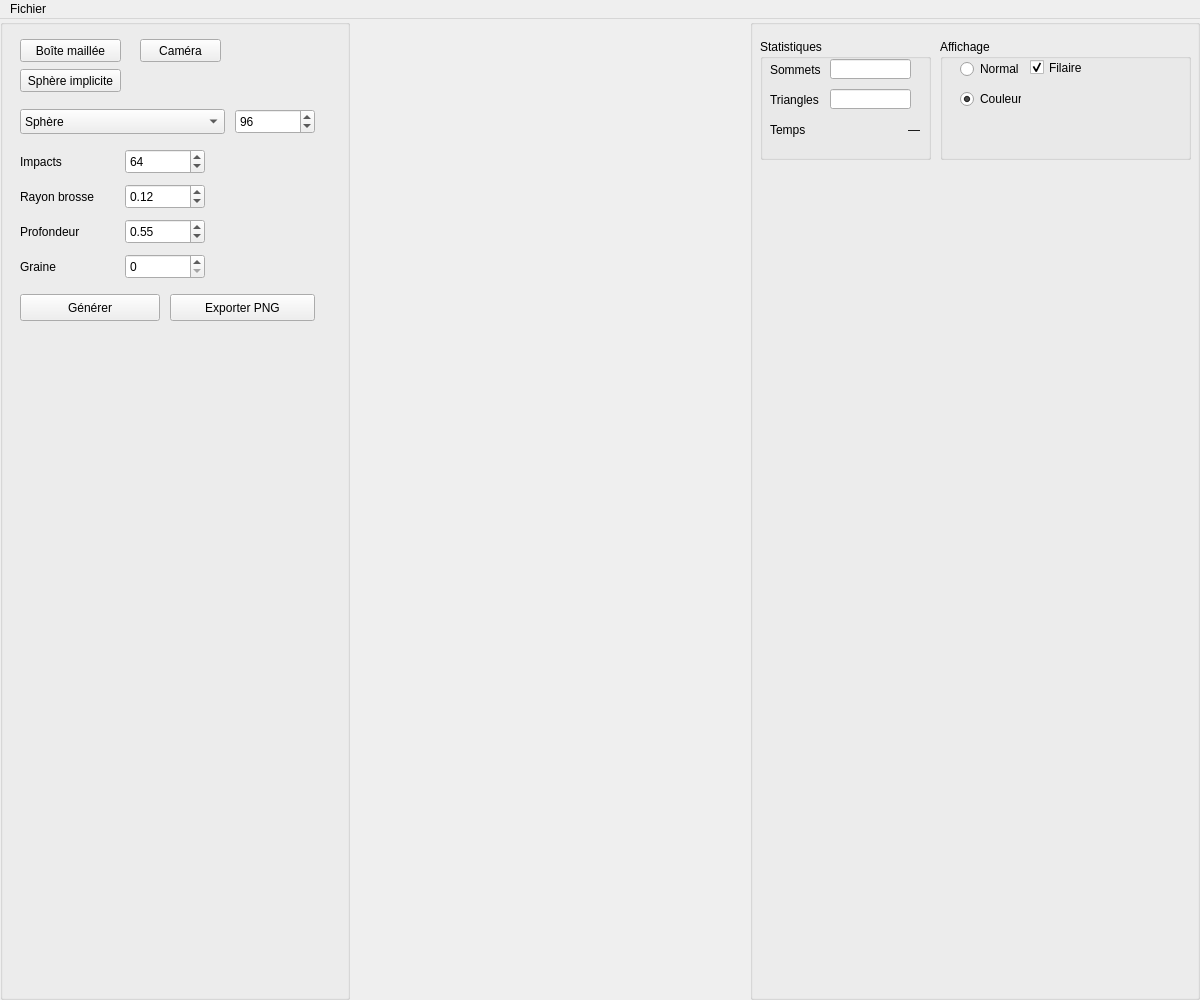
<?xml version="1.0" encoding="UTF-8"?>
<ui version="4.0">
 <class>Assets</class>
 <widget class="QMainWindow" name="Assets">
  <property name="geometry">
   <rect>
    <x>0</x>
    <y>0</y>
    <width>1200</width>
    <height>1000</height>
   </rect>
  </property>
  <property name="minimumSize">
   <size>
    <width>420</width>
    <height>300</height>
   </size>
  </property>
  <property name="windowTitle">
   <string>Surfaces implicites — TinyMesh</string>
  </property>
  <widget class="QWidget" name="centralwidget">
   <layout class="QHBoxLayout">
    <property name="spacing">
     <number>0</number>
    </property>
    <property name="leftMargin">
     <number>0</number>
    </property>
    <property name="topMargin">
     <number>0</number>
    </property>
    <property name="rightMargin">
     <number>0</number>
    </property>
    <property name="bottomMargin">
     <number>0</number>
    </property>
    <item>
     <widget class="QGroupBox" name="Objects_groupBox">
      <property name="enabled">
       <bool>true</bool>
      </property>
      <property name="sizePolicy">
       <sizepolicy hsizetype="Fixed" vsizetype="Minimum">
        <horstretch>0</horstretch>
        <verstretch>0</verstretch>
       </sizepolicy>
      </property>
      <property name="minimumSize">
       <size>
        <width>350</width>
        <height>330</height>
       </size>
      </property>
      <property name="title">
       <string/>
      </property>
      <widget class="QPushButton" name="boxMesh">
       <property name="geometry">
        <rect>
         <x>20</x>
         <y>20</y>
         <width>101</width>
         <height>23</height>
        </rect>
       </property>
       <property name="toolTip">
        <string>Affiche un maillage de boîte.</string>
       </property>
       <property name="text">
        <string>Boîte maillée</string>
       </property>
       <property name="checkable">
        <bool>false</bool>
       </property>
      </widget>
      <widget class="QPushButton" name="resetcameraButton">
       <property name="geometry">
        <rect>
         <x>140</x>
         <y>20</y>
         <width>81</width>
         <height>23</height>
        </rect>
       </property>
       <property name="toolTip">
        <string>Replace la caméra sur la vue initiale.</string>
       </property>
       <property name="text">
        <string>Caméra</string>
       </property>
       <property name="checkable">
        <bool>false</bool>
       </property>
       <property name="autoDefault">
        <bool>false</bool>
       </property>
       <property name="default">
        <bool>false</bool>
       </property>
       <property name="flat">
        <bool>false</bool>
       </property>
      </widget>
      <widget class="QPushButton" name="sphereImplicit">
       <property name="geometry">
        <rect>
         <x>20</x>
         <y>50</y>
         <width>101</width>
         <height>23</height>
        </rect>
       </property>
       <property name="toolTip">
        <string>Affiche une sphère polygonisée depuis un champ implicite.</string>
       </property>
       <property name="text">
        <string>Sphère implicite</string>
       </property>
       <property name="checkable">
        <bool>false</bool>
       </property>
      </widget>
      <widget class="QComboBox" name="sdfShape">
       <property name="geometry"><rect><x>20</x><y>90</y><width>205</width><height>25</height></rect></property>
       <item><property name="text"><string>Sphère</string></property></item>
       <item><property name="text"><string>Capsule</string></property></item>
       <item><property name="text"><string>Tore</string></property></item>
       <item><property name="text"><string>Boîte</string></property></item>
       <item><property name="text"><string>Union (boîte + sphère)</string></property></item>
       <item><property name="text"><string>Intersection</string></property></item>
       <item><property name="text"><string>Mélange lisse</string></property></item>
       <item><property name="text"><string>Union dure (deux sphères)</string></property></item>
       <item><property name="text"><string>Érosion projetée (sphère)</string></property></item>
       <item><property name="text"><string>Érosion incrémentale</string></property></item>
       <item><property name="text"><string>Érosion par lot</string></property></item>
      </widget>
      <widget class="QSpinBox" name="sdfResolution">
       <property name="geometry"><rect><x>235</x><y>90</y><width>80</width><height>25</height></rect></property>
       <property name="toolTip"><string>Nombre de points de la grille par axe.</string></property>
       <property name="minimum"><number>16</number></property>
       <property name="maximum"><number>160</number></property>
       <property name="value"><number>96</number></property>
      </widget>
      <widget class="QPushButton" name="generateSdf">
       <property name="geometry"><rect><x>20</x><y>275</y><width>140</width><height>27</height></rect></property>
       <property name="text"><string>Générer</string></property>
      </widget>
      <widget class="QPushButton" name="exportSdfPng">
       <property name="geometry"><rect><x>170</x><y>275</y><width>145</width><height>27</height></rect></property>
       <property name="text"><string>Exporter PNG</string></property>
      </widget>
      <widget class="QLabel" name="erosionCountLabel">
       <property name="geometry"><rect><x>20</x><y>130</y><width>105</width><height>25</height></rect></property>
       <property name="text"><string>Impacts</string></property>
      </widget>
      <widget class="QSpinBox" name="erosionCount">
       <property name="geometry"><rect><x>125</x><y>130</y><width>80</width><height>25</height></rect></property>
       <property name="minimum"><number>1</number></property>
       <property name="maximum"><number>96</number></property>
       <property name="value"><number>64</number></property>
      </widget>
      <widget class="QLabel" name="erosionRadiusLabel">
       <property name="geometry"><rect><x>20</x><y>165</y><width>105</width><height>25</height></rect></property>
       <property name="text"><string>Rayon brosse</string></property>
      </widget>
      <widget class="QDoubleSpinBox" name="erosionRadius">
       <property name="geometry"><rect><x>125</x><y>165</y><width>80</width><height>25</height></rect></property>
       <property name="decimals"><number>2</number></property>
       <property name="minimum"><double>0.020000000000000</double></property>
       <property name="maximum"><double>0.400000000000000</double></property>
       <property name="singleStep"><double>0.010000000000000</double></property>
       <property name="value"><double>0.120000000000000</double></property>
      </widget>
      <widget class="QLabel" name="erosionDepthLabel">
       <property name="geometry"><rect><x>20</x><y>200</y><width>105</width><height>25</height></rect></property>
       <property name="text"><string>Profondeur</string></property>
      </widget>
      <widget class="QDoubleSpinBox" name="erosionDepth">
       <property name="geometry"><rect><x>125</x><y>200</y><width>80</width><height>25</height></rect></property>
       <property name="decimals"><number>2</number></property>
       <property name="minimum"><double>0.000000000000000</double></property>
       <property name="maximum"><double>1.000000000000000</double></property>
       <property name="singleStep"><double>0.050000000000000</double></property>
       <property name="value"><double>0.550000000000000</double></property>
      </widget>
      <widget class="QLabel" name="erosionSeedLabel">
       <property name="geometry"><rect><x>20</x><y>235</y><width>105</width><height>25</height></rect></property>
       <property name="text"><string>Graine</string></property>
      </widget>
      <widget class="QSpinBox" name="erosionSeed">
       <property name="geometry"><rect><x>125</x><y>235</y><width>80</width><height>25</height></rect></property>
       <property name="minimum"><number>0</number></property>
       <property name="maximum"><number>9999</number></property>
       <property name="value"><number>0</number></property>
      </widget>
     </widget>
    </item>
    <item>
     <widget class="QWidget" name="widget_GL" native="true"/>
    </item>
    <item>
     <widget class="QGroupBox" name="Parameters_groupBox">
      <property name="sizePolicy">
       <sizepolicy hsizetype="Maximum" vsizetype="Minimum">
        <horstretch>0</horstretch>
        <verstretch>0</verstretch>
       </sizepolicy>
      </property>
      <property name="minimumSize">
       <size>
        <width>450</width>
        <height>141</height>
       </size>
      </property>
      <property name="title">
       <string/>
      </property>
      <widget class="QGroupBox" name="groupBox_4">
       <property name="geometry">
        <rect>
         <x>10</x>
         <y>20</y>
         <width>171</width>
         <height>121</height>
        </rect>
       </property>
       <property name="title">
        <string>Statistiques</string>
       </property>
       <widget class="QLabel" name="sdfTimeLabel">
        <property name="geometry"><rect><x>10</x><y>80</y><width>61</width><height>21</height></rect></property>
        <property name="text"><string>Temps</string></property>
       </widget>
       <widget class="QLabel" name="sdfGenerationTime">
        <property name="geometry"><rect><x>70</x><y>80</y><width>90</width><height>21</height></rect></property>
        <property name="alignment"><set>Qt::AlignRight|Qt::AlignVCenter</set></property>
        <property name="text"><string>—</string></property>
       </widget>
       <widget class="QLabel" name="label_2">
        <property name="geometry">
         <rect>
          <x>10</x>
          <y>20</y>
          <width>61</width>
          <height>21</height>
         </rect>
        </property>
        <property name="text">
         <string>Sommets</string>
        </property>
       </widget>
       <widget class="QLineEdit" name="lineEdit_2">
        <property name="geometry">
         <rect>
          <x>70</x>
          <y>50</y>
          <width>81</width>
          <height>20</height>
         </rect>
        </property>
        <property name="alignment">
         <set>Qt::AlignRight|Qt::AlignTrailing|Qt::AlignVCenter</set>
        </property>
       </widget>
       <widget class="QLabel" name="label_3">
        <property name="geometry">
         <rect>
          <x>10</x>
          <y>50</y>
          <width>61</width>
          <height>21</height>
         </rect>
        </property>
        <property name="text">
         <string>Triangles</string>
        </property>
       </widget>
       <widget class="QLineEdit" name="lineEdit">
        <property name="geometry">
         <rect>
          <x>70</x>
          <y>20</y>
          <width>81</width>
          <height>20</height>
         </rect>
        </property>
        <property name="text">
         <string/>
        </property>
        <property name="alignment">
         <set>Qt::AlignRight|Qt::AlignTrailing|Qt::AlignVCenter</set>
        </property>
       </widget>
      </widget>
      <widget class="QGroupBox" name="groupBox_13">
       <property name="geometry">
        <rect>
         <x>190</x>
         <y>20</y>
         <width>251</width>
         <height>121</height>
        </rect>
       </property>
       <property name="title">
        <string>Affichage</string>
       </property>
       <widget class="QRadioButton" name="radioShadingButton_1">
        <property name="geometry">
         <rect>
          <x>20</x>
          <y>20</y>
          <width>61</width>
          <height>20</height>
         </rect>
        </property>
        <property name="text">
         <string>Normal</string>
        </property>
        <property name="checked">
         <bool>false</bool>
        </property>
       </widget>
       <widget class="QCheckBox" name="wireframe">
        <property name="geometry">
         <rect>
          <x>90</x>
          <y>20</y>
          <width>81</width>
          <height>17</height>
         </rect>
        </property>
        <property name="text">
         <string>Filaire</string>
        </property>
        <property name="checked">
         <bool>true</bool>
        </property>
       </widget>
       <widget class="QRadioButton" name="radioShadingButton_2">
        <property name="geometry">
         <rect>
          <x>20</x>
          <y>50</y>
          <width>61</width>
          <height>20</height>
         </rect>
        </property>
        <property name="text">
         <string>Couleur</string>
        </property>
        <property name="checked">
         <bool>true</bool>
        </property>
       </widget>
      </widget>
     </widget>
    </item>
   </layout>
  </widget>
  <widget class="QMenuBar" name="menubar">
   <property name="geometry">
    <rect>
     <x>0</x>
     <y>0</y>
     <width>1200</width>
     <height>22</height>
    </rect>
   </property>
   <widget class="QMenu" name="menuFile">
    <property name="title">
     <string>Fichier</string>
    </property>
   </widget>
   <addaction name="menuFile"/>
  </widget>
  <action name="actionExit">
   <property name="text">
    <string>Quitter</string>
   </property>
   <property name="shortcut">
    <string>Esc</string>
   </property>
  </action>
  <action name="actionNew_Scene">
   <property name="text">
    <string>Nouvelle scène</string>
   </property>
  </action>
  <action name="actionExport_obj">
   <property name="text">
    <string>OBJ File (.obj)</string>
   </property>
  </action>
  <action name="actionExport_ma">
   <property name="text">
    <string>Maya File (.ma)</string>
   </property>
  </action>
  <action name="actionLoad_ma">
   <property name="text">
    <string>Charger</string>
   </property>
  </action>
  <action name="actionGL">
   <property name="text">
    <string>GL</string>
   </property>
  </action>
  <action name="actionVectorized">
   <property name="text">
    <string>Vectorized</string>
   </property>
  </action>
  <action name="actionExport_svg">
   <property name="text">
    <string>SVG File (.svg)</string>
   </property>
  </action>
  <action name="actionSphere_Tracing_png">
   <property name="text">
    <string>Sphere Tracing (.png)</string>
   </property>
  </action>
 </widget>
 <resources/>
 <connections/>
</ui>
